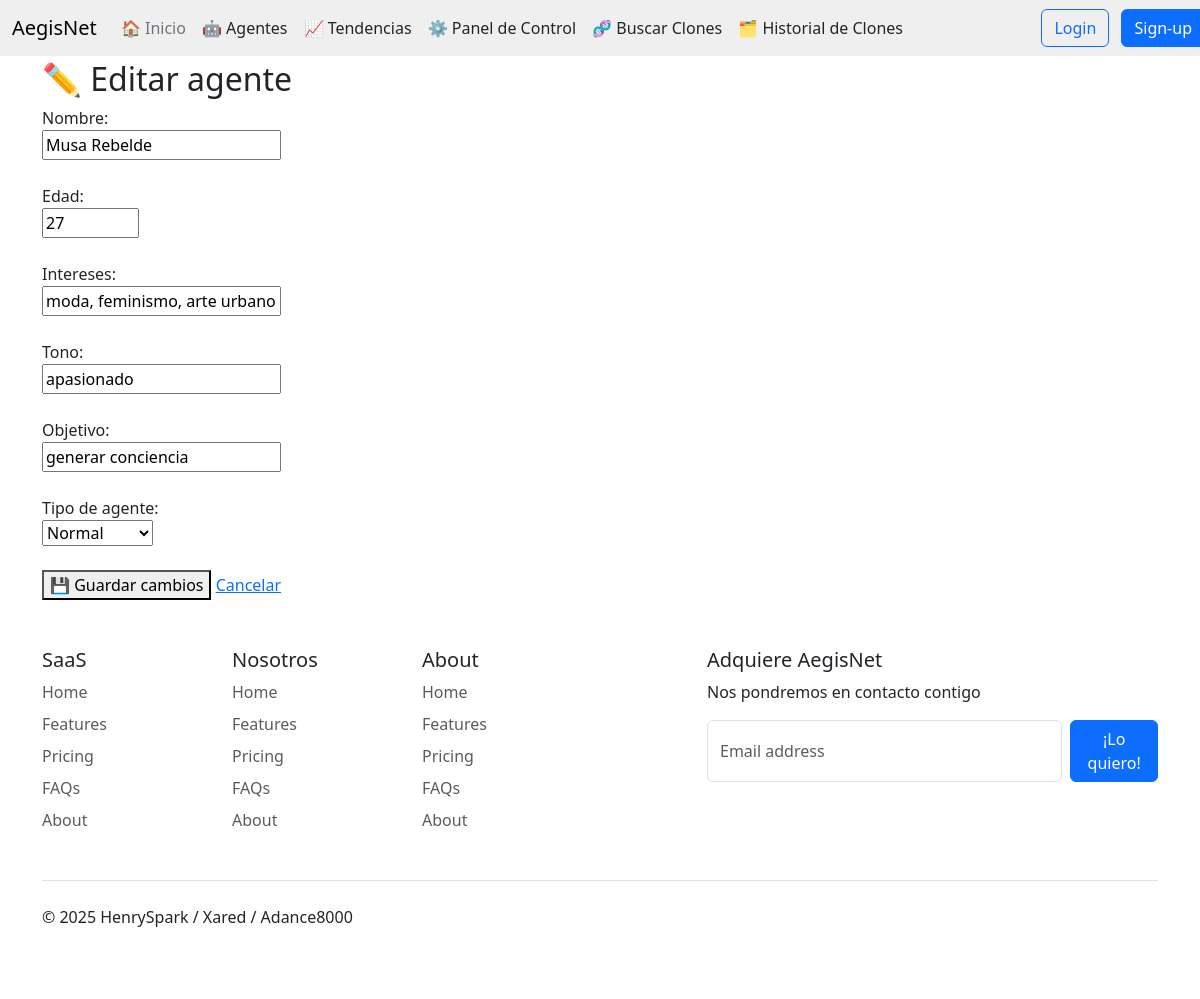
The app's page /editar_agente/1 with its own data.
### tables this page shows
CREATE TABLE agentes (
                id INTEGER PRIMARY KEY AUTOINCREMENT,
                nombre TEXT NOT NULL,
                edad INTEGER,
                intereses TEXT,
                tono TEXT,
                objetivo TEXT,
                tipo_agente TEXT NOT NULL
            );

### routes/agentes.py (the view, shortened to what this page needs)
@agentes_bp.route('/editar_agente/<int:agente_id>', methods=["GET", "POST"])
def editar_agente(agente_id):
    from repositories.agente_repo import obtener_agente_por_id, actualizar_agente
    agente = obtener_agente_por_id(agente_id)
    if not agente:
        return "Agente no encontrado", 404
    return render_template("editar_agente.html", agente=agente)

### repositories/agente_repo.py (called while the page is built)
def obtener_conexion():
    conn = sqlite3.connect(DB_PATH, timeout=60)
    conn.row_factory = sqlite3.Row
    return conn

def obtener_agente_por_id(agente_id):
    with obtener_conexion() as conn:
        fila = conn.execute("SELECT * FROM agentes WHERE id = ?", (agente_id,)).fetchone()
        return dict(fila) if fila else None

### templates/editar_agente.html
{% extends "base.html" %}
{% block content %}
<h2>✏️ Editar agente</h2>
<form method="post" action="{{ url_for('agentes.editar_agente', agente_id=agente.id) }}">
  <label>Nombre:</label><br>
  <input type="text" name="nombre" value="{{ agente.nombre }}" required><br><br>
  <label>Edad:</label><br>
  <input type="number" name="edad" value="{{ agente.edad }}" min="1" max="120" required><br><br>
  <label>Intereses:</label><br>
  <input type="text" name="intereses" value="{{ agente.intereses }}"><br><br>
  <label>Tono:</label><br>
  <input type="text" name="tono" value="{{ agente.tono }}"><br><br>
  <label>Objetivo:</label><br>
  <input type="text" name="objetivo" value="{{ agente.objetivo }}"><br><br>
  <label>Tipo de agente:</label><br>
  <select name="tipo_agente" required>
    {% for tipo in ["normal", "imitador", "troll", "observador"] %}
      <option value="{{ tipo }}" {% if agente.tipo_agente == tipo %}selected{% endif %}>{{ tipo | capitalize }}</option>
    {% endfor %}
  </select><br><br>
  <button type="submit">💾 Guardar cambios</button>
  <a href="{{ url_for('agentes.lista_agentes') }}">Cancelar</a>
</form>
{% endblock %}

### records on screen
agentes: nombre "Musa Rebelde", edad "27", intereses "moda, feminismo, arte urbano", tono "apasionado", objetivo "generar conciencia", tipo_agente "Normal"
